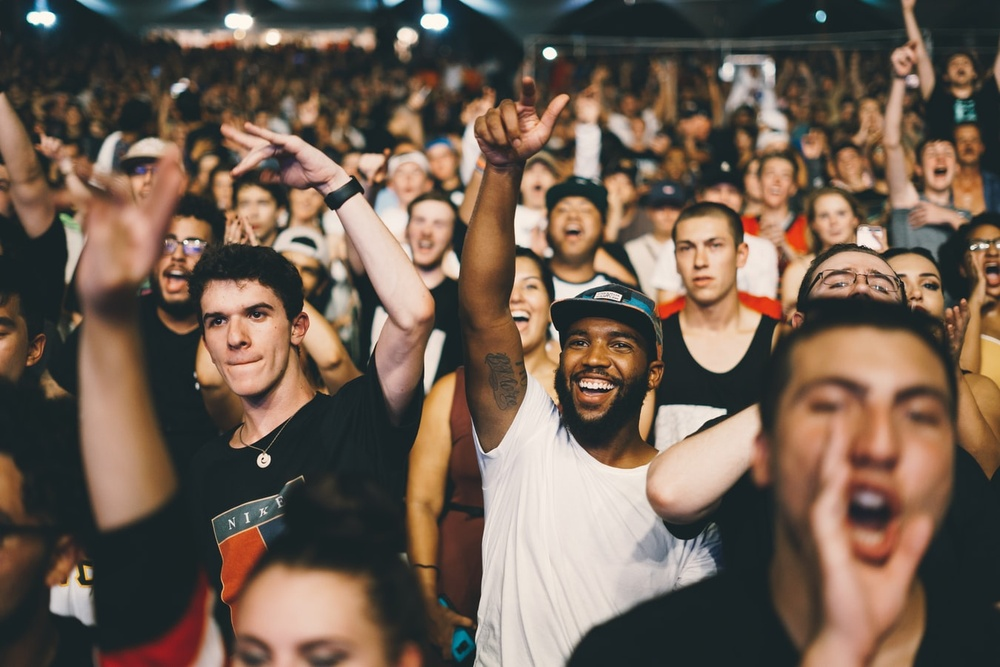
#> input picture lessons/lesson.41/data/image-sm.jpg, 1000 x 667 px, shrunk from 1350 x 900 before the run
$ python step_4_detect_faces.py
#> lines starting #> are read from the running program, lines starting #| are printed output that depends on the picture; after the words box and inside, x2 and y2 are one past the last pixel; in counts of white or black regions, pixels touching at a corner belong together
import os.path
import random

import cv2 as cv
import numpy as np

CASCADE = "haarcascade_frontalface_default.xml"

cascade_path = os.path.join(
    cv.data.haarcascades,
    CASCADE,
)


def main():
    filename = "data/image-sm.jpg"
    # filename = "data/img-cat.jpeg"
    # filename = "data/cats.jpg"
    # filename = "data/color-pic-rgb-raw.png"
    image = cv.imread(filename)
#> image is the input picture: shape (667, 1000, 3); mean B, G, R 80.8, 93.9, 111.6

    face_finder = cv.CascadeClassifier(cascade_path)
    image_gray = cv.cvtColor(
        image,
        cv.COLOR_BGR2GRAY,
    )
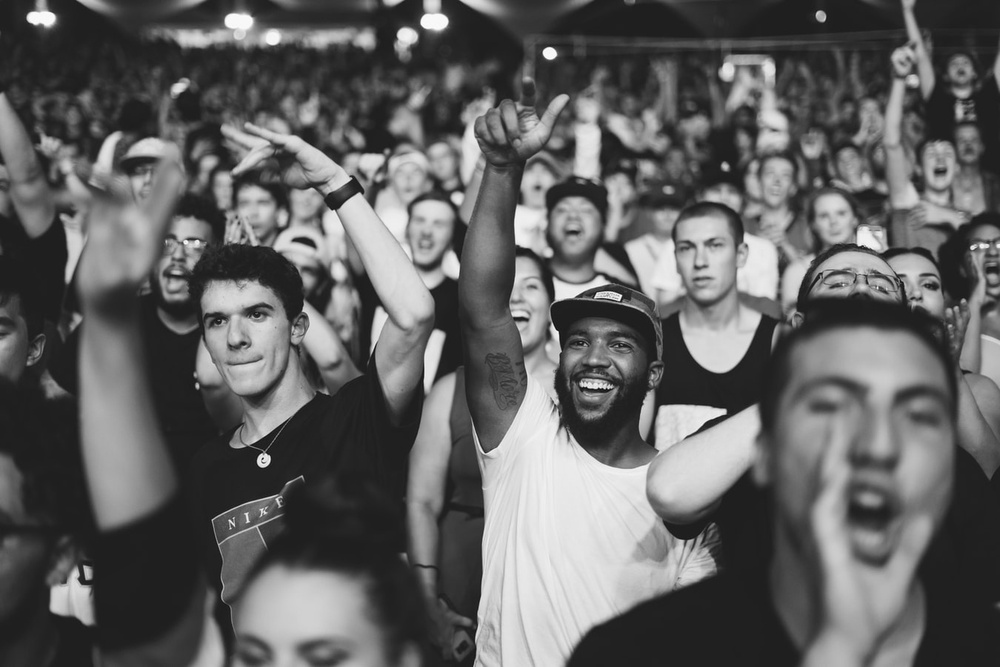
#> image_gray: shape (667, 1000); min 9, max 254, mean 97.7
    faces = face_finder.detectMultiScale(image_gray, minSize=(20, 20))
#> faces = 17 rows, first 6: [856, 100, 28, 28], [833, 149, 27, 27], [210, 174, 29, 29], [945, 53, 29, 29], [871, 135, 37, 37], [229, 184, 51, 51]

    if faces is None or len(faces) == 0:
        print("no faces found")
        return

    assert isinstance(faces, np.ndarray)
    # print(faces)
    # print(faces.shape)

    for x, y, w, h in faces:
        pt_1 = (x, y)
        pt_2 = (x + w, y + h)

        color = (
            random.randint(0, 255),
            random.randint(0, 255),
            random.randint(0, 255),
        )
        thickness = 2
        cv.rectangle(
            image,
            pt1=pt_1,
            pt2=pt_2,
            color=color,
            thickness=thickness,
        )

        cv.imwrite("data/img-people-faces.jpg", image)
#> this loop made 17 passes
#> (x, y, w, h, pt_2, color) on passes 1 to 12: (856, 100, 28, 28, (884, 128), (197, 215, 20)), (833, 149, 27, 27, (860, 176), (132, 248, 207)), (210, 174, 29, 29, (239, 203), (155, 244, 183)), (945, 53, 29, 29, (974, 82), (111, 71, 144)), (871, 135, 37, 37, (908, 172), (71, 48, 128)), (229, 184, 51, 51, (280, 235), (75, 158, 50)), (808, 195, 51, 51, (859, 246), (37, 169, 241)), (88, 78, 44, 44, (132, 122), (51, 181, 222)), (755, 157, 45, 45, (800, 202), (161, 104, 244)), (401, 201, 56, 56, (457, 257), (226, 133, 31)), (159, 219, 53, 53, (212, 272), (7, 47, 204)), (542, 189, 62, 62, (604, 251), (0, 252, 170))
#> pass 2, in main, `cv.imwrite("data/img-people-faces.jpg", image)`:
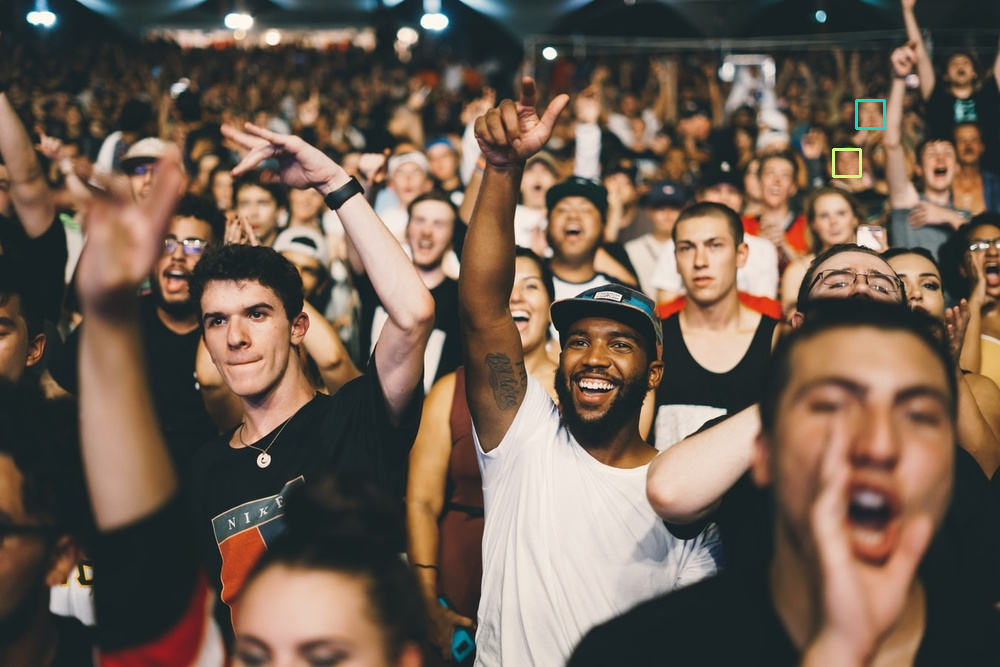
#> saved as img-people-faces.jpg: shape (667, 1000, 3); mean B, G, R 80.9, 94.1, 111.6
#> after the loop:
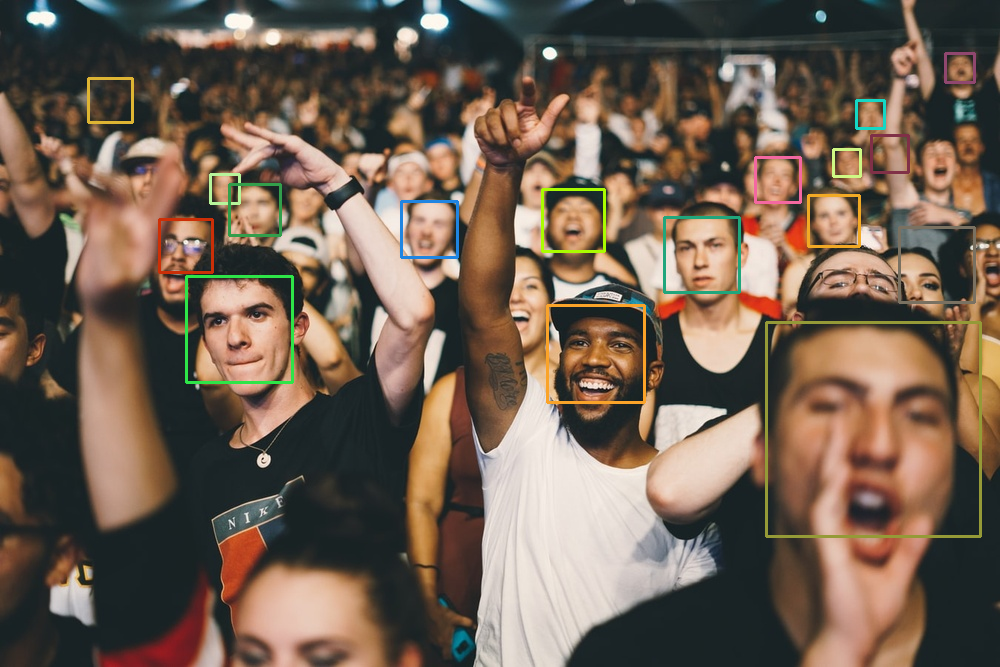
#> image: shape (667, 1000, 3); 1.93% of pixels changed, all inside (x1, y1, x2, y2) = (87, 52, 982, 538)


if __name__ == '__main__':
    main()
